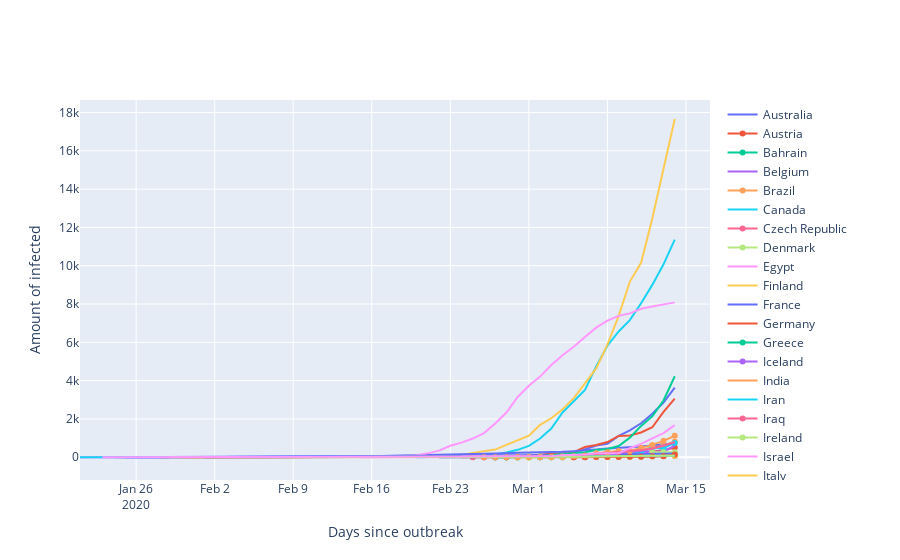

The cell this chart's notebook holds for it:
### Code cell
#lets make it more interactive with plotly
import plotly.graph_objects as go
traces_list = []
for item in more_then_c_list:
    x = full_set.loc[full_set['location'] == item]['date']

    trace = go.Scatter(x=x,
            y=full_set.loc[full_set['location'] == item]['total_cases'],
            name = item,
            )
    traces_list.append(trace)

Layout = go.Layout(xaxis=dict(showgrid=True, zeroline=True, showticklabels=True),
                   yaxis=dict(showgrid=True, zeroline=True, showticklabels=True),
                   xaxis_title="Days since outbreak",
                   yaxis_title="Amount of infected",
                    )

fig = go.Figure(data=traces_list, layout=Layout)
fig
